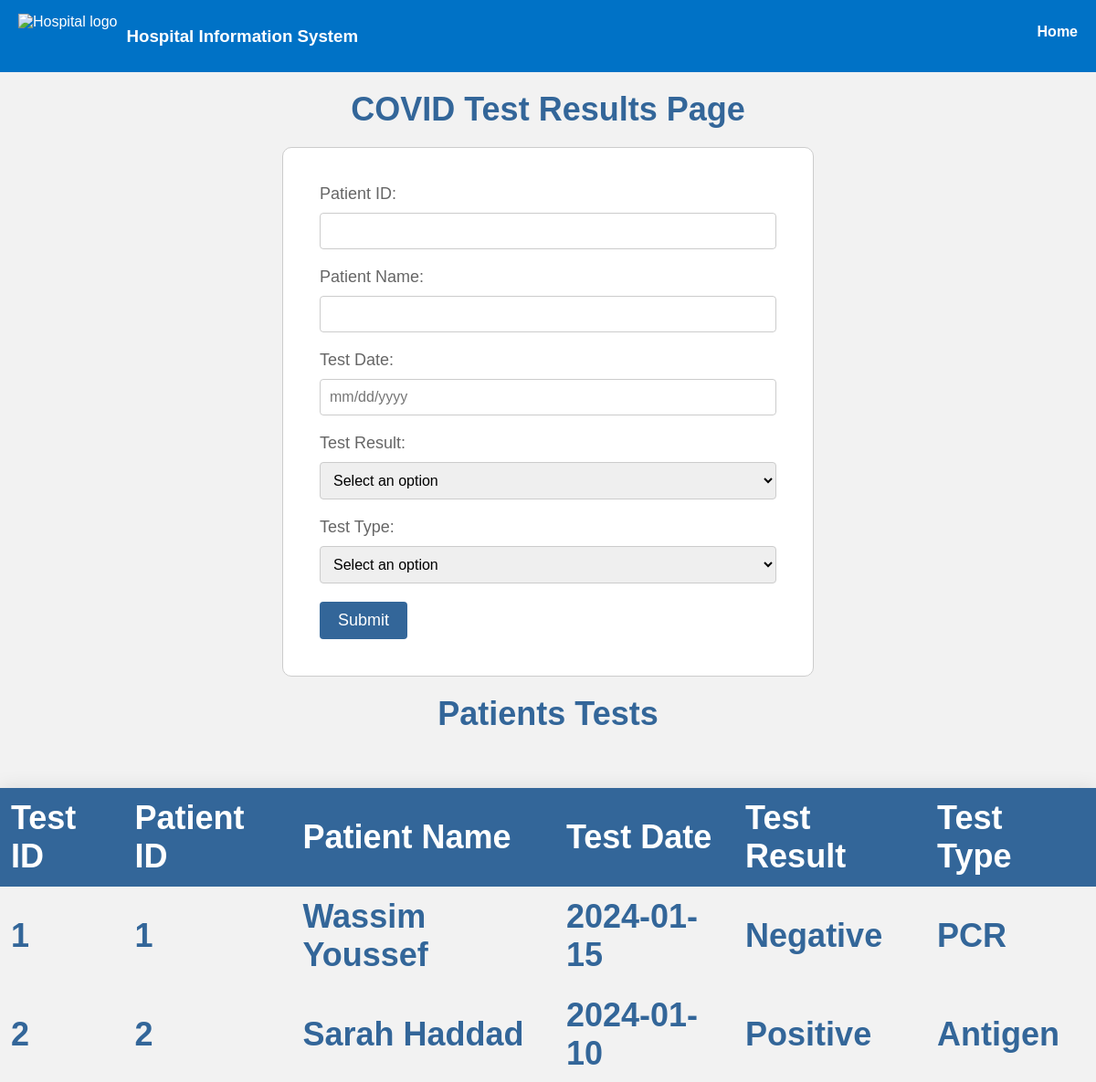
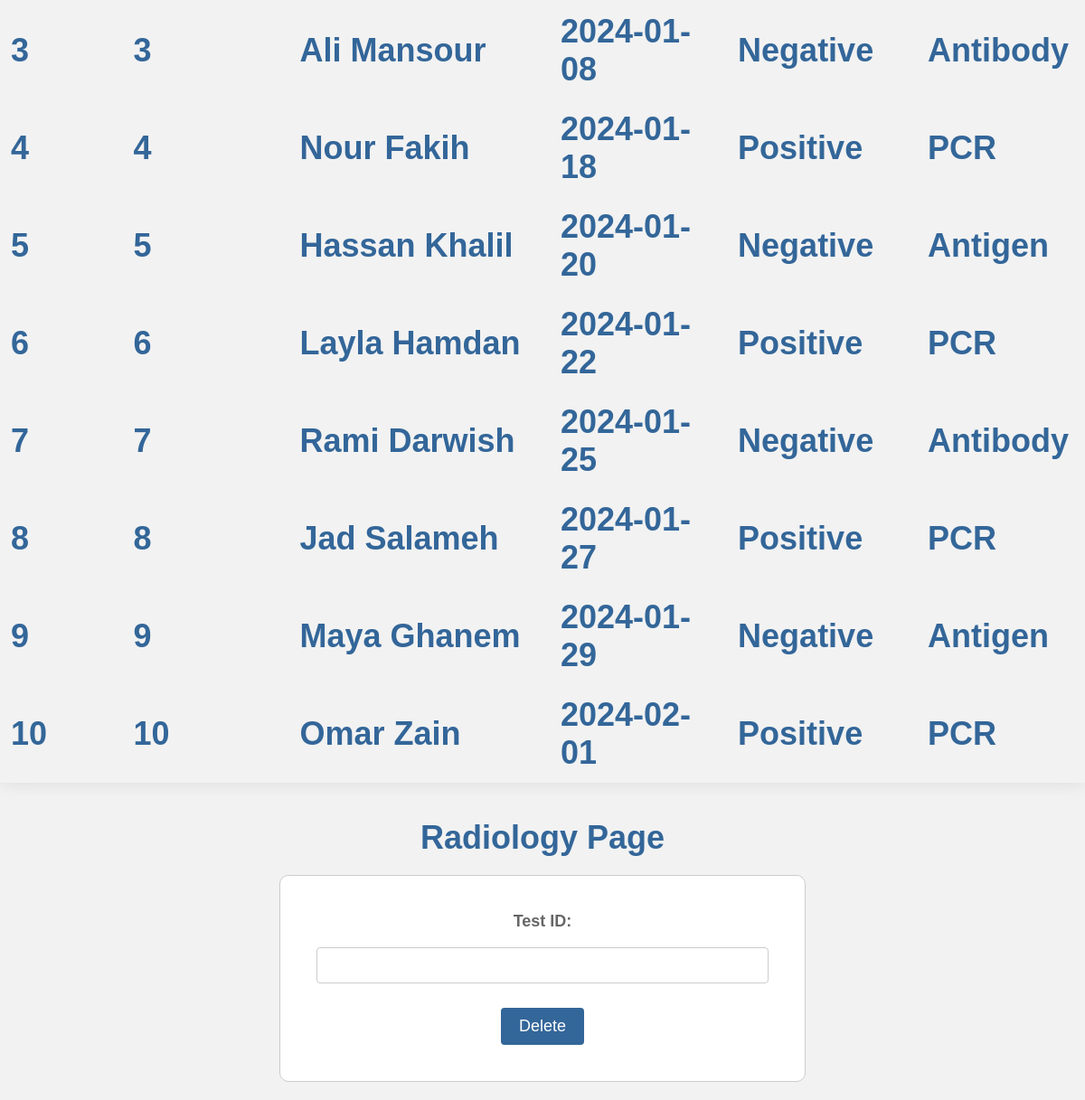
Screenshot of /myfyp/covid.php with the database file from the repository (2 pictures, top to bottom).
### tables this page shows
CREATE TABLE IF NOT EXISTS `covid` (
  `covid_id` int NOT NULL AUTO_INCREMENT,
  `patient_id` int DEFAULT NULL,
  `patient_name` varchar(25) DEFAULT NULL,
  `test_date` date DEFAULT NULL,
  `test_result` varchar(255) DEFAULT NULL,
  `test_type` enum('PCR','Antigen','Antibody') DEFAULT NULL,
  PRIMARY KEY (`covid_id`),
  KEY `patient_id` (`patient_id`)
);

### myfyp/covid.php (the view, shortened to what this page needs)
<!DOCTYPE html>
<html>
  <head>
  </head>
  <header>
		<div class="logo">
			<img src="logo.png" alt="Hospital logo">
			<h3>Hospital Information System</h3>
		</div>
		<nav>
			<ul>
			<li><a href="physiciandashboard.php">Home</a></li>
			</ul>
		</nav>
	</header>
  <body>
    <section id="covid-results">
      <h1>COVID Test Results Page</h1>
      <form action="covidadd.php" method="POST">
      <label for="patient-id">Patient ID:</label>
        <input type="text" id="patient-id" name="patient-id" required>
        <label for="patient-name">Patient Name:</label>
        <input type="text" id="patient-name" name="patient-name" required>
        <label for="test-date">Test Date:</label>
        <input type="text" id="test-date" name="test-date" placeholder="mm/dd/yyyy" required>
        <label for="test-result">Test Result:</label>
        <select id="test-result" name="test-result" required>
          <option value="" selected disabled>Select an option</option>
        </select>
        <label for="test-type">Test Type:</label>
        <select id="test-type" name="test-type" required>
          <option value="" selected disabled>Select an option</option>
        </select>
        <input type="submit" value="Submit">
      </form>
    </section>
    <h1>Patients Tests<h1>
<?php
$servername = "localhost";
$username = "root";
$password = "";
$dbname = "hsis";
$conn = new mysqli($servername, $username, $password, $dbname);
$sql = "SELECT * FROM covid";
$result = $conn->query($sql);
if ($result->num_rows > 0) {
  echo "<table><tr><th>Test ID</th><th>Patient ID</th><th>Patient Name</th><th>Test Date</th><th>Test Result</th><th>Test Type</th></tr>";
  while($row = $result->fetch_assoc()) {
    echo "<tr><td>".$row["covid_id"]."</td><td>".$row["patient_id"]."</td><td>".$row["patient_name"]."</td><td>".$row["test_date"]."</td><td>".$row["test_result"]."</td><td>".$row["test_type"]."</td></tr>";
  }
  echo "</table>";
} else {
  echo "<h2>No results found<h2>";
}
?>
    <section id="covid-results">
      <h1>Radiology Page</h1>
      <form action="coviddelete.php" method="POST">
        <label for="id">Test ID:</label>
        <input type="text" id="covid-id" name="covid-id" required>
        <input type="submit" name="delete" value="Delete">
      </form>
    </section>
  </body>
</html>

### myfyp/covid.php (style rules this page uses)
header { background-color: #0072c6; color: #fff; display: flex; justify-content: space-between; padding: 10px 20px; }
.logo { display: flex; align-items: center; }
.logo img { height: 50px; margin-right: 10px; }
nav ul { display: flex; }
nav li { margin-left: 20px; list-style: none; }
nav li:first-child { margin-left: 0; }
nav a { color: #fff; text-decoration: none; font-weight: bold; }
body { font-family: Arial, sans-serif; background-color: #f2f2f2; margin: 0; padding: 0; }
h1 { color: #336699; font-size: 36px; margin: 0; padding: 20px 0; text-align: center; }
form { background-color: #fff; border: 1px solid #ccc; padding: 40px; margin: 0 auto; max-width: 500px; border-radius: 10px; }
label { display: block; margin-bottom: 10px; font-size: 18px; color: #666; }
select, input[type="file"], input[type="text"] { padding: 10px; border: 1px solid #ccc; border-radius: 4px; font-size: 16px; width: 100%; box-sizing: border-box; margin-bottom: 20px; }
input[type="submit"] { background-color: #336699; color: #fff; border: none; padding: 10px 20px; border-radius: 4px; font-size: 18px; cursor: pointer; transition: background-color 0.3s ease-in-out; }
table { border-collapse: collapse; width: 100%; margin: 20px 0; box-shadow: 0 0 20px rgba(0,0,0,0.1); }
th, td { text-align: left; padding: 12px; }
th { background-color: #336699; color: #fff; }
tr:nth-child(even) { background-color: #f2f2f2; }

### rows the page displays
covid: covid_id "1", patient "1", patient_name "Wassim Youssef", test_date "2024-01-15", test_result "Negative", test_type "PCR"
covid: covid_id "2", patient "2", patient_name "Sarah Haddad", test_date "2024-01-10", test_result "Positive", test_type "Antigen"
covid: covid_id "3", patient "3", patient_name "Ali Mansour", test_date "2024-01-08", test_result "Negative", test_type "Antibody"
covid: covid_id "4", patient "4", patient_name "Nour Fakih", test_date "2024-01-18", test_result "Positive", test_type "PCR"
covid: covid_id "5", patient "5", patient_name "Hassan Khalil", test_date "2024-01-20", test_result "Negative", test_type "Antigen"
covid: covid_id "6", patient "6", patient_name "Layla Hamdan", test_date "2024-01-22", test_result "Positive", test_type "PCR"
covid: covid_id "7", patient "7", patient_name "Rami Darwish", test_date "2024-01-25", test_result "Negative", test_type "Antibody"
covid: covid_id "8", patient "8", patient_name "Jad Salameh", test_date "2024-01-27", test_result "Positive", test_type "PCR"
covid: covid_id "9", patient "9", patient_name "Maya Ghanem", test_date "2024-01-29", test_result "Negative", test_type "Antigen"
covid: covid_id "10", patient "10", patient_name "Omar Zain", test_date "2024-02-01", test_result "Positive", test_type "PCR"
